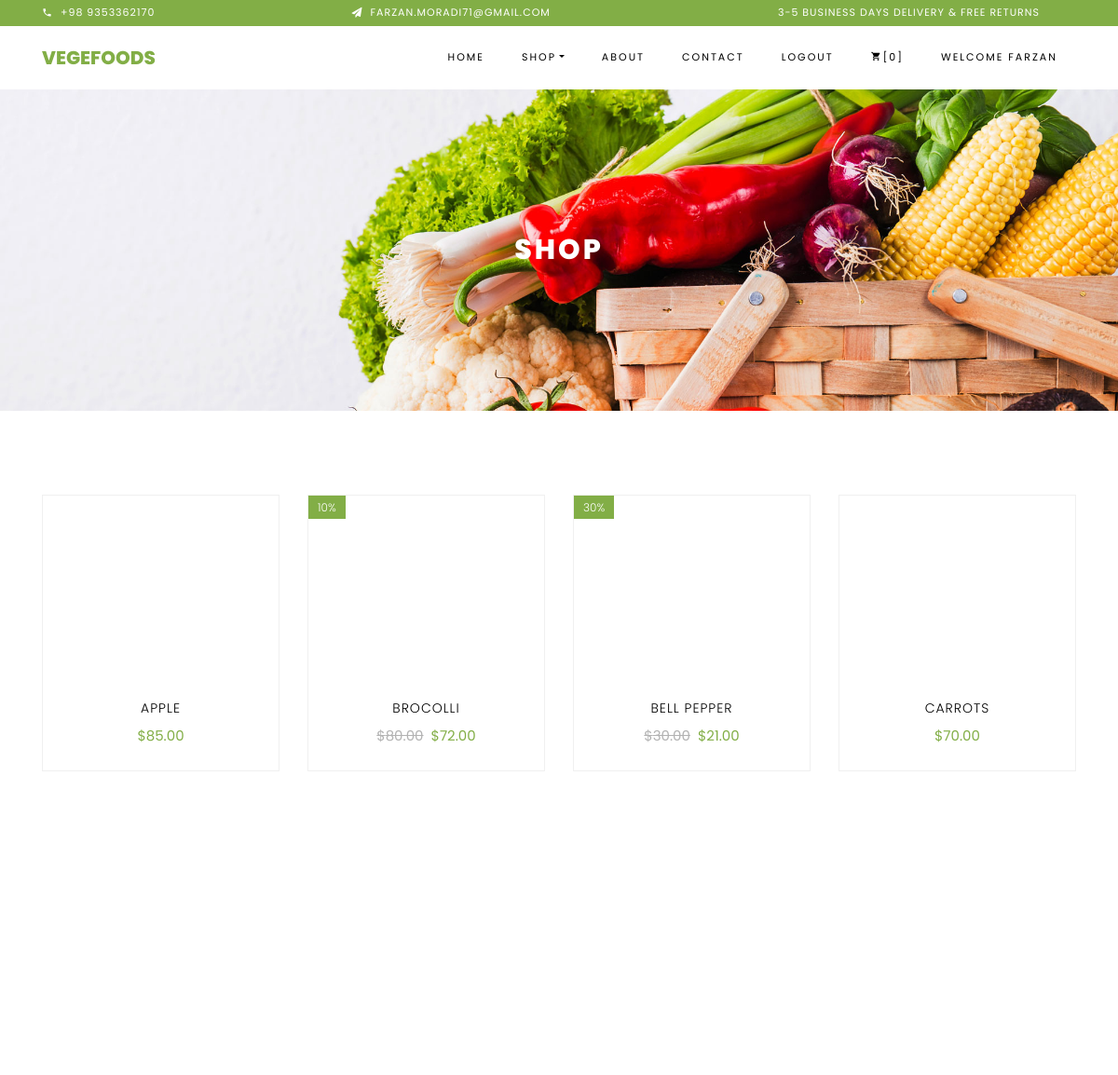
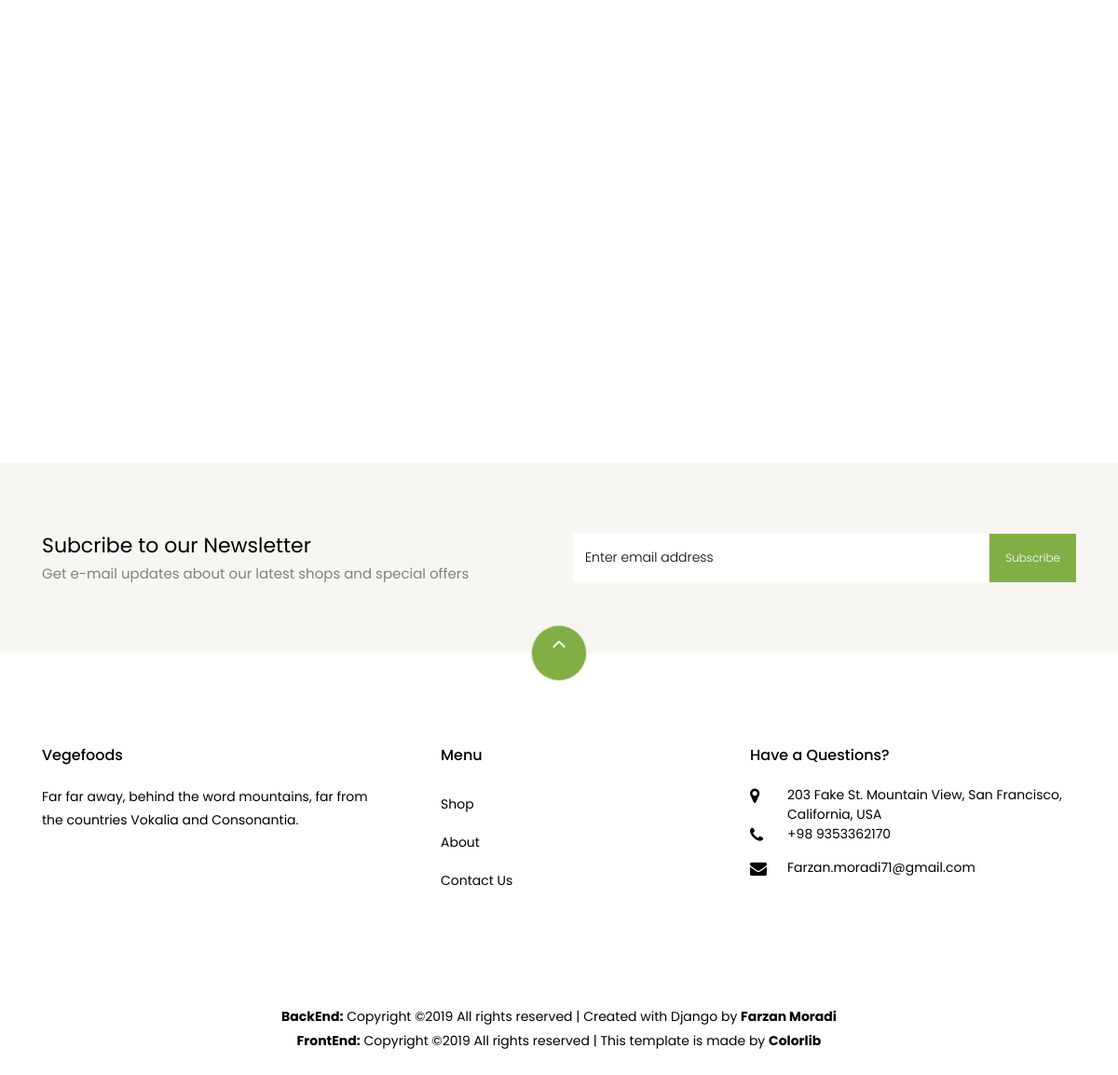
/shop/ (signed in), run on the app's committed database (2 pictures, top to bottom).
### shop/models.py (models this page shows, shortened)
class Vegtables(models.Model):
    title = models.CharField(max_length=255, unique=True)
    kind = models.CharField(max_length=10, choices=KIND_CHOICES, default='green')
    prise = models.DecimalField(max_digits=6, decimal_places=2)
    Discount = models.PositiveIntegerField(default=0)
    detail = models.TextField(blank=True, default='')
    count = models.PositiveIntegerField(default=0)
    image = models.ImageField(upload_to = 'static/media/vegtables', default = 'static/media/vegtables/no-img.jpg')
    def discount_prise(self):
        return (self.prise * (100 - self.Discount))/100
    class Meta:
        ordering = ["title"]

### shop/views.py (the view)
# urls.py: path('', views.ShopPage, name='shop'),
def ShopPage(request):
    vegtable = Vegtables.objects.all
    wishlist = Wishlist.objects.all
    args = {'vegtable':vegtable, 'wishlist':wishlist}
    return render(request,'shop.html',args)

### shop/templates/shop.html (shortened to what this page needs)
{% extends 'base.html' %}
{% load staticfiles %}
{% block content %}
    <section class="ftco-section">
    	<div class="container">
    		<div class="row">
			{% for Vegtables in vegtable %}
				<div class="col-md-6 col-lg-3 ftco-animate">
    				<div class="product">
    					<a href="{% url 'shop:single_product' pk=Vegtables.pk %}" class="img-prod"><img class="img-fluid" src="/{{ Vegtables.image }}" alt="Colorlib Template">
						{% if Vegtables.Discount > 0 %}
    						<span class="status">{{ Vegtables.Discount }}%</span>
						{% endif %}
    					</a>
    					<div class="text py-3 pb-4 px-3 text-center">
    						<h3><a href="#">{{ Vegtables.title }}</a></h3>
    						<div class="d-flex">
    							<div class="pricing">
								{% if Vegtables.Discount > 0 %}
		    						<p class="price"><span class="mr-2 price-dc">${{ Vegtables.prise }}</span><span class="price-sale">${{ Vegtables.discount_prise }}</span></p>
								{% else %}
									<p class="price"><span>${{ Vegtables.prise }}</span></p>
								{% endif %}
		    					</div>
	    					</div>
    					</div>
    				</div>
    			</div>
				{% endfor %}
    		</div>
    	</div>
    </section>
		<section class="ftco-section ftco-no-pt ftco-no-pb py-5 bg-light">
      <div class="container py-4">
        <div class="row d-flex justify-content-center py-5">
          <div class="col-md-6">
          	<h2 style="font-size: 22px;" class="mb-0">Subcribe to our Newsletter</h2>
          	<span>Get e-mail updates about our latest shops and special offers</span>
          </div>
          <div class="col-md-6 d-flex align-items-center">
            <form action="#" class="subscribe-form">
              <div class="form-group d-flex">
                <input type="text" class="form-control" placeholder="Enter email address">
                <input type="submit" value="Subscribe" class="submit px-3">
              </div>
            </form>
          </div>
        </div>
      </div>
    </section>
{% endblock content %}

### templates/base.html (shortened to what this page needs)
<!DOCTYPE html>
{% load staticfiles %}
<html lang="en">
<head>
    <link rel="stylesheet" href="{% static 'css/open-iconic-bootstrap.min.css' %}">
    <link rel="stylesheet" href="{% static 'css/animate.css' %}">
    <link rel="stylesheet" href="{% static 'css/owl.carousel.min.css' %}">
    <link rel="stylesheet" href="{% static 'css/owl.theme.default.min.css' %}">
    <link rel="stylesheet" href="{% static 'css/magnific-popup.css' %}">
    <link rel="stylesheet" href="{% static 'css/aos.css' %}">
    <link rel="stylesheet" href="{% static 'css/ionicons.min.css' %}">
    <link rel="stylesheet" href="{% static 'css/bootstrap-datepicker.css' %}">
    <link rel="stylesheet" href="{% static 'css/jquery.timepicker.css' %}">
    <link rel="stylesheet" href="{% static 'css/flaticon.css' %}">
    <link rel="stylesheet" href="{% static 'css/icomoon.css' %}">
    <link rel="stylesheet" href="{% static 'css/style.css' %}">
</head>
<body class="goto-here">
		<div class="py-1 bg-primary">
    	<div class="container">
    		<div class="row no-gutters d-flex align-items-start align-items-center px-md-0">
	    		<div class="col-lg-12 d-block">
		    		<div class="row d-flex">
		    			<div class="col-md pr-4 d-flex topper align-items-center">
					    	<div class="icon mr-2 d-flex justify-content-center align-items-center"><span class="icon-phone2"></span></div>
						    <span class="text">+98 9353362170</span>
					    </div>
					    <div class="col-md pr-4 d-flex topper align-items-center">
					    	<div class="icon mr-2 d-flex justify-content-center align-items-center"><span class="icon-paper-plane"></span></div>
						    <span class="text">Farzan.moradi71@gmail.com</span>
					    </div>
					    <div class="col-md-5 pr-4 d-flex topper align-items-center text-lg-right">
						    <span class="text">3-5 Business days delivery &amp; Free Returns</span>
					    </div>
				    </div>
			    </div>
		    </div>
		  </div>
    </div>
    <nav class="navbar navbar-expand-lg navbar-dark ftco_navbar bg-dark ftco-navbar-light" id="ftco-navbar">
	    <div class="container">
	      <a class="navbar-brand" href="{% url 'home' %}">Vegefoods</a>
	      <div class="collapse navbar-collapse" id="ftco-nav">
	        <ul class="navbar-nav ml-auto">
	          <li class="nav-item"><a href="{% url 'home' %}" class="nav-link">Home</a></li>
            {% if request.path|cut:"/" == "about" or request.path|cut:"/" == "contact"%}
	            <li class="nav-item dropdown">
            {% else %}
	            <li class="nav-item active dropdown">
            {% endif %}
              <a class="nav-link dropdown-toggle" href="#" id="dropdown04" data-toggle="dropdown" aria-haspopup="true" aria-expanded="false">Shop</a>
            </li>
            {% if request.path|cut:"/" == "about" %}
	            <li class="nav-item active"><a href="{% url 'about' %}" class="nav-link">About</a></li>
            {% else %}
	            <li class="nav-item"><a href="{% url 'about' %}" class="nav-link">About</a></li>
            {% endif %}
            {% if request.path|cut:"/" == "contact" %}
	            <li class="nav-item active"><a href="{% url 'contact' %}" class="nav-link">Contact</a></li>
            {% else %}
	            <li class="nav-item"><a href="{% url 'contact' %}" class="nav-link">Contact</a></li>
            {% endif %}
            {% if user.is_authenticated %}
	          <li class="nav-item"><a href="{% url 'accounts:logout' %}" class="nav-link">Logout</a></li>
            {% else %}
	          <li class="nav-item"><a href="{% url 'accounts:login' %}" class="nav-link">Signin</a></li>
            {% endif %}
	          <li class="nav-item cta cta-colored"><a href="{% url 'cart:cart' %}" class="nav-link"><span class="icon-shopping_cart"></span>[{{request.session.cart|length}}]</a></li>
            {% if user.is_authenticated %}
	          <li class="nav-item"><a class="nav-link">Welcome {{ user.get_username  }}</a></li>
            {% endif %}
	        </ul>
	      </div>
	    </div>
	  </nav>
    <div class="hero-wrap hero-bread" style="background-image: url('{% static "images/bg_1.jpg" %}');">
      <div class="container">
        <div class="row no-gutters slider-text align-items-center justify-content-center">
          <div class="col-md-9 ftco-animate text-center">
            <h1 class="mb-0 bread">{{ request.path|cut:"/" }}</h1>
          </div>
        </div>
      </div>
    </div>
    {% block content %}
    {% endblock content %}
    <footer class="ftco-footer ftco-section">
      <div class="container">
      	<div class="row">
      		<div class="mouse">
						<a href="#" class="mouse-icon">
							<div class="mouse-wheel"><span class="ion-ios-arrow-up"></span></div>
						</a>
					</div>
      	</div>
        <div class="row mb-5">
          <div class="col-md">
            <div class="ftco-footer-widget mb-4">
              <h2 class="ftco-heading-2">Vegefoods</h2>
              <p>Far far away, behind the word mountains, far from the countries Vokalia and Consonantia.</p>
              <ul class="ftco-footer-social list-unstyled float-md-left float-lft mt-5">
              </ul>
            </div>
          </div>
          <div class="col-md">
            <div class="ftco-footer-widget mb-4 ml-md-5">
              <h2 class="ftco-heading-2">Menu</h2>
              <ul class="list-unstyled">
                <li><a href="{% url 'shop:shop' %}" class="py-2 d-block">Shop</a></li>
                <li><a href="{% url 'about' %}" class="py-2 d-block">About</a></li>
                <li><a href="{% url 'contact' %}" class="py-2 d-block">Contact Us</a></li>
              </ul>
            </div>
          </div>
          <div class="col-md">
            <div class="ftco-footer-widget mb-4">
            	<h2 class="ftco-heading-2">Have a Questions?</h2>
            	<div class="block-23 mb-3">
	              <ul>
	                <li><span class="icon icon-map-marker"></span><span class="text">203 Fake St. Mountain View, San Francisco, California, USA</span></li>
	                <li><a><span class="icon icon-phone"></span><span class="text">+98 9353362170</span></a></li>
	                <li><a><span class="icon icon-envelope"></span><span class="text">Farzan.moradi71@gmail.com</span></a></li>
	              </ul>
	            </div>
            </div>
          </div>
        </div>
        <div class="row">
          <div class="col-md-12 text-center">
            <p>
						  <b>BackEnd:</b> Copyright &copy;<script>document.write(new Date().getFullYear());</script> All rights reserved | Created with Django by <a target="_blank"><b>Farzan Moradi</b></a>
						  <br>
						  <b>FrontEnd:</b> Copyright &copy;<script>document.write(new Date().getFullYear());</script> All rights reserved | This template is made by <a target="_blank"><b>Colorlib<b/></a>
						</p>
          </div>
        </div>
      </div>
    </footer>
</body>
</html>

### static/css/icomoon.css (style rules this page uses)
[class^="icon-"], [class*=" icon-"] { font-family: 'icomoon' !important; speak: none; font-style: normal; font-weight: normal; font-variant: normal; text-transform: none; line-height: 1; -webkit-font-smoothing: antialiased; -moz-osx-font-smoothing: grayscale; }
.icon-map-marker:before { content: "\f041"; }
.icon-phone:before { content: "\f095"; }
.icon-envelope:before { content: "\f0e0"; }
.icon-paper-plane:before { content: "\f1d8"; }
.icon-phone2:before { content: "\e0cd"; }
.icon-shopping_cart:before { content: "\e8cc"; }

### data on the page
Vegtables: title "APPLE", prise "85.00"
Vegtables: Discount "10", title "BROCOLLI", prise "80.00", discount_prise "72.00"
Vegtables: Discount "30", title "BELL PEPPER", prise "30.00", discount_prise "21.00"
Vegtables: title "CARROTS", prise "70.00"

### other printed values
{{ request.session.cart|length }} "0"
{{ user.get_username }} "FARZAN"
{{ request.path|cut:"/" }} "SHOP"
